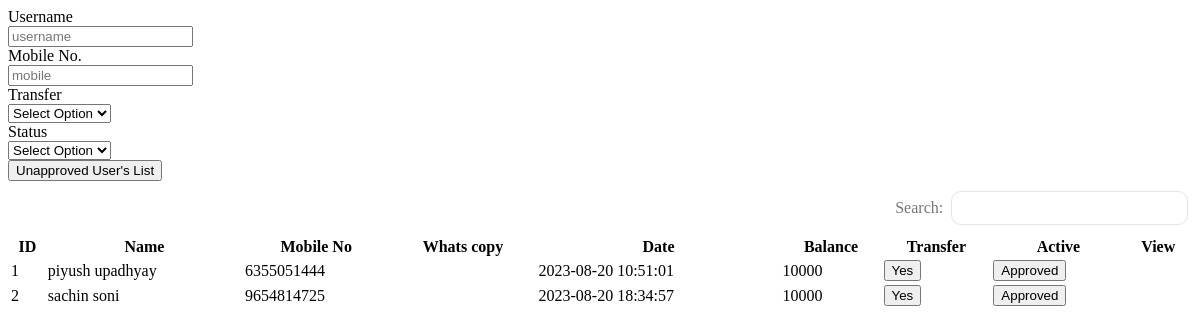
The app's page /adminView/userManagement.php with its own data.
### tables this page shows
CREATE TABLE `users` (
  `user_id` int(11) NOT NULL,
  `username` varchar(250) NOT NULL,
  `full_name` varchar(200) NOT NULL,
  `email` varchar(255) NOT NULL,
  `password` varchar(150) NOT NULL,
  `contact_no` varchar(10) NOT NULL,
  `registered_at` datetime NOT NULL DEFAULT current_timestamp(),
  `user_address` varchar(255) NOT NULL,
  `user_status` int(11) NOT NULL DEFAULT 0,
  `whats_no` varchar(10) NOT NULL,
  `transfer_status` int(11) NOT NULL DEFAULT 0,
  `user_balance` int(50) NOT NULL,
  `user_ip` float NOT NULL
);

### adminView/userManagement.php (the view, shortened to what this page needs)
<!DOCTYPE html>
<html lang="en">
<head>
	<link rel="stylesheet" href="assets\css\style4.css">
</head>
<body>
	<section class="form">
		<form action="" class="form-search">
			<div class="form-group-user">
				<label for="">Username</label>
				<br>
				<input type="text" name="name" placeholder="username">
			</div>
			<div class="form-group-user">
				<label for="">Mobile No.</label>
				<br>
				<input type="number" name="mobile" placeholder="mobile">
			</div>
			<div class="form-group-user">
				<label for="">Transfer</label>
				<br>
				<select name="transfer" id="transfer" class="form-control">
					<option value="">Select Option</option>
				</select>
			</div>
			<div class="form-group-user">
				<label for="">Status</label>
				<br>
				<select name="status" id="status" class="form-control">
					<option value="">Select Option</option>
				</select>
			</div>
		</form>
	</section>
	<section class="input-form">
		<div class="main-datatable">
			<div class="user-table">
				<div class="d-flex">
					<a href="#unapproved" onclick="showunapproved()"><button class="primary">Unapproved User's List</button></a>
					<div class="add_flex">
						<div class="searchInput">
							<label type="email">Search:</label>
							<input type="search" id="filterbox" placeholder=" ">
						</div>
					</div>
				</div>
				<div class="filtertable">
					<table class="user-table-data" style="width:100%;">
						<thead>
							<tr>
								<th style="min-width:10px;">ID</th>
								<th style="min-width:15px;">Name</th>
								<th style="min-width:15px;">Mobile No</th>
								<th style="min-width:10px;">Whats copy</th>
								<th style="min-width:10px;">Date</th>
								<th style="min-width:15px;">Balance</th>
								<th style="min-width:15px;">Transfer</th>
								<th style="min-width:10px;">Active</th>
								<th style="min-width:10px;">View</th>
							</tr>
						</thead>
						<tbody>
							<?php
							include_once "../config/dbconnect.php";
							$sql = "SELECT * from users";
							$result = $conn->query($sql);
							if ($result->num_rows > 0) {
								while ($row = $result->fetch_assoc()) {
							?>
									<tr class="user-data">
										<td><?= $row["user_id"] ?></td>
										<td><?= $row["full_name"] ?></td>
										<td><?= $row["contact_no"] ?></td>
										<td><i class='bx bxl-whatsapp'></i> <i class='bx bx-copy'></i></td>
										<td><?= $row["registered_at"] ?></td>
										<td><?= $row["user_balance"] ?></td>
										<?php
										if ($row["transfer_status"] == 0) {
										?>
											<td><button class="btn-danger" onclick="ChangeTransferStatus('<?= $row['user_id'] ?>')">No</button></td>
										<?php
										} else {
										?>
											<td><button class="btn-success" onclick="ChangeTransferStatus('<?= $row['user_id'] ?>')">Yes</button></td>
										<?php
										}
										?>
										<?php
										if ($row["user_status"] == 0) {
										?>
											<td><button class="btn-danger" onclick="ChangeUserStatus('<?= $row['user_id'] ?>')">Unapproved</button></td>
										<?php
										} else {
										?>
											<td><button class="btn-success" onclick="ChangeUserStatus('<?= $row['user_id'] ?>')">Approved</button></td>
										<?php
										}
										?>
										<td><a class="bx bx-show-alt"></a></td>
									</tr>
							<?php
								}
							}
							?>
						</tbody>
					</table>
				</div>
			</div>
		</div>
	</section>
</body>
</html>

### assets/css/style4.css (style rules this page uses)
.add_flex { display: flex; justify-content: flex-end; padding-right:0px; }
.searchInput { width: 50%; display: flex; align-items: center; position: relative; justify-content: flex-end; margin: 10px 0px; padding: 0px 4px; }
.searchInput input { border: 1px solid #e5e5e5; border-radius: 10px; margin-left: 8px; height: 34px; width: 40%; padding: 0px 25px 0px 10px; }
.searchInput label { color: #767676; font-weight: normal; }

### records on screen
users: user_id "1", full_name "piyush upadhyay", contact_no "6355051444", registered_at "2023-08-20 10:51:01", user_balance "10000"
users: user_id "2", full_name "sachin soni", contact_no "9654814725", registered_at "2023-08-20 18:34:57", user_balance "10000"
